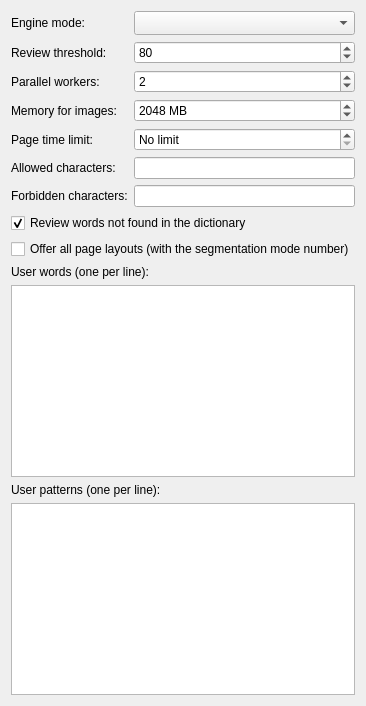
           <widget class="QWidget" name="advancedTabContents">
            <layout class="QVBoxLayout" name="advancedTabLayout">
             <item>
              <layout class="QGridLayout" name="advancedGridLayout">
               <item row="0" column="0">
                <widget class="QLabel" name="engineModeLabel">
                 <property name="text">
                  <string>Engine mode:</string>
                 </property>
                 <property name="buddy">
                  <cstring>engineModeComboBox</cstring>
                 </property>
                </widget>
               </item>
               <item row="0" column="1">
                <widget class="QComboBox" name="engineModeComboBox">
                 <property name="accessibleName">
                  <string>Engine mode</string>
                 </property>
                 <property name="sizeAdjustPolicy">
                  <enum>QComboBox::AdjustToMinimumContentsLengthWithIcon</enum>
                 </property>
                 <property name="minimumContentsLength">
                  <number>8</number>
                 </property>
                </widget>
               </item>
               <item row="1" column="0">
                <widget class="QLabel" name="reviewThresholdLabel">
                 <property name="text">
                  <string>Review threshold:</string>
                 </property>
                 <property name="buddy">
                  <cstring>reviewThresholdSpinBox</cstring>
                 </property>
                </widget>
               </item>
               <item row="1" column="1">
                <widget class="QSpinBox" name="reviewThresholdSpinBox">
                 <property name="accessibleName">
                  <string>Review threshold</string>
                 </property>
                 <property name="minimum">
                  <number>0</number>
                 </property>
                 <property name="maximum">
                  <number>100</number>
                 </property>
                 <property name="value">
                  <number>80</number>
                 </property>
                 <property name="toolTip">
                  <string>Words with the score below this value require a review. It is an operational value, not a probability of an error.</string>
                 </property>
                </widget>
               </item>
               <item row="2" column="0">
                <widget class="QLabel" name="workerCountLabel">
                 <property name="text">
                  <string>Parallel workers:</string>
                 </property>
                 <property name="buddy">
                  <cstring>workerCountSpinBox</cstring>
                 </property>
                </widget>
               </item>
               <item row="2" column="1">
                <widget class="QSpinBox" name="workerCountSpinBox">
                 <property name="accessibleName">
                  <string>Parallel workers</string>
                 </property>
                 <property name="minimum">
                  <number>1</number>
                 </property>
                 <property name="maximum">
                  <number>64</number>
                 </property>
                 <property name="value">
                  <number>2</number>
                 </property>
                 <property name="toolTip">
                  <string>Number of the pages recognized at the same time. Every worker uses one processor thread and loads its own language models; the pages recognized at once must also fit into the memory for images.</string>
                 </property>
                </widget>
               </item>
               <item row="3" column="0">
                <widget class="QLabel" name="memoryBudgetLabel">
                 <property name="text">
                  <string>Memory for images:</string>
                 </property>
                 <property name="buddy">
                  <cstring>memoryBudgetSpinBox</cstring>
                 </property>
                </widget>
               </item>
               <item row="3" column="1">
                <widget class="QSpinBox" name="memoryBudgetSpinBox">
                 <property name="accessibleName">
                  <string>Memory for images</string>
                 </property>
                 <property name="minimum">
                  <number>64</number>
                 </property>
                 <property name="maximum">
                  <number>65536</number>
                 </property>
                 <property name="singleStep">
                  <number>128</number>
                 </property>
                 <property name="value">
                  <number>2048</number>
                 </property>
                 <property name="suffix">
                  <string> MB</string>
                 </property>
                </widget>
               </item>
               <item row="4" column="0">
                <widget class="QLabel" name="pageTimeoutLabel">
                 <property name="text">
                  <string>Page time limit:</string>
                 </property>
                 <property name="buddy">
                  <cstring>pageTimeoutSpinBox</cstring>
                 </property>
                </widget>
               </item>
               <item row="4" column="1">
                <widget class="QSpinBox" name="pageTimeoutSpinBox">
                 <property name="accessibleName">
                  <string>Page time limit</string>
                 </property>
                 <property name="minimum">
                  <number>0</number>
                 </property>
                 <property name="maximum">
                  <number>3600</number>
                 </property>
                 <property name="value">
                  <number>0</number>
                 </property>
                 <property name="suffix">
                  <string> s</string>
                 </property>
                 <property name="specialValueText">
                  <string>No limit</string>
                 </property>
                </widget>
               </item>
               <item row="5" column="0">
                <widget class="QLabel" name="whitelistLabel">
                 <property name="text">
                  <string>Allowed characters:</string>
                 </property>
                 <property name="buddy">
                  <cstring>whitelistEdit</cstring>
                 </property>
                </widget>
               </item>
               <item row="5" column="1">
                <widget class="QLineEdit" name="whitelistEdit">
                 <property name="accessibleName">
                  <string>Allowed characters</string>
                 </property>
                 <property name="toolTip">
                  <string>Empty = no restriction. Do not use for common documents.</string>
                 </property>
                </widget>
               </item>
               <item row="6" column="0">
                <widget class="QLabel" name="blacklistLabel">
                 <property name="text">
                  <string>Forbidden characters:</string>
                 </property>
                 <property name="buddy">
                  <cstring>blacklistEdit</cstring>
                 </property>
                </widget>
               </item>
               <item row="6" column="1">
                <widget class="QLineEdit" name="blacklistEdit">
                 <property name="accessibleName">
                  <string>Forbidden characters</string>
                 </property>
                </widget>
               </item>
              </layout>
             </item>
             <item>
              <widget class="QCheckBox" name="reviewDictionaryCheckBox">
               <property name="text">
                <string>Review words not found in the dictionary</string>
               </property>
               <property name="toolTip">
                <string>Words, which were not found in the dictionary of the language model (and are not user words), require a review. The dictionary is the word list of the language model, not a spelling checker. The setting does not require a new recognition.</string>
               </property>
               <property name="accessibleName">
                <string>Review words not found in the dictionary</string>
               </property>
               <property name="checked">
                <bool>true</bool>
               </property>
              </widget>
             </item>
             <item>
              <widget class="QCheckBox" name="advancedLayoutsCheckBox">
               <property name="text">
                <string>Offer all page layouts (with the segmentation mode number)</string>
               </property>
               <property name="accessibleName">
                <string>Offer all page layouts (with the segmentation mode number)</string>
               </property>
              </widget>
             </item>
             <item>
              <widget class="QLabel" name="userWordsLabel">
               <property name="text">
                <string>User words (one per line):</string>
               </property>
               <property name="buddy">
                <cstring>userWordsEdit</cstring>
               </property>
              </widget>
             </item>
             <item>
              <widget class="QPlainTextEdit" name="userWordsEdit">
               <property name="accessibleName">
                <string>User words</string>
               </property>
               <property name="toolTip">
                <string>Hints for the engine dictionary. The words are never used as an automatic replacement of the recognized text.</string>
               </property>
              </widget>
             </item>
             <item>
              <widget class="QLabel" name="userPatternsLabel">
               <property name="text">
                <string>User patterns (one per line):</string>
               </property>
               <property name="buddy">
                <cstring>userPatternsEdit</cstring>
               </property>
              </widget>
             </item>
             <item>
              <widget class="QPlainTextEdit" name="userPatternsEdit">
               <property name="accessibleName">
                <string>User patterns</string>
               </property>
              </widget>
             </item>
            </layout>
           </widget>
